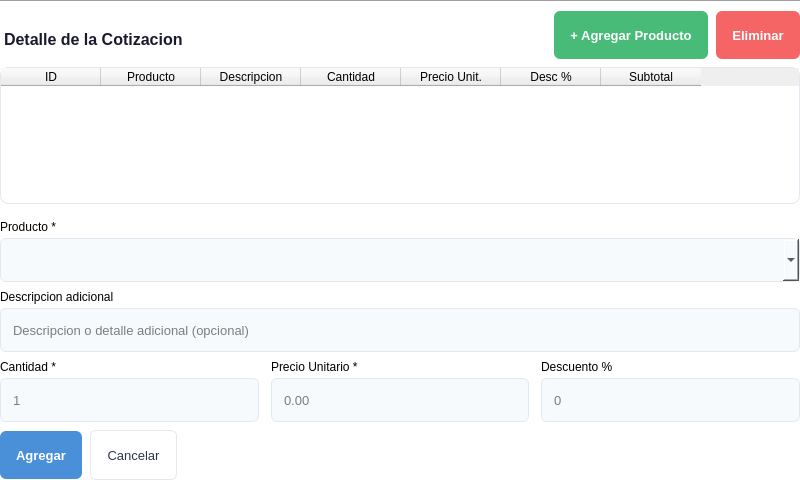
<?xml version="1.0" encoding="UTF-8"?>
<ui version="4.0">
 <class>CotizacionDetalleWidget</class>
 <widget class="QWidget" name="CotizacionDetalleWidget">
  <property name="geometry">
   <rect><x>0</x><y>0</y><width>800</width><height>480</height></rect>
  </property>
  <property name="styleSheet">
   <string notr="true">
QWidget#CotizacionDetalleWidget { background-color: transparent; }

QLabel#detWidgetTitle { font-size: 16px; font-weight: bold; color: #1a1a2e; padding-top: 8px; }
QFrame#detSeparator { color: #e2e8f0; }

QPushButton#btn_agregar_item {
    background-color: #48bb78; color: white; border: none; border-radius: 6px;
    font-size: 13px; font-weight: 600; padding: 8px 16px; min-height: 32px;
}
QPushButton#btn_agregar_item:hover { background-color: #38a168; }

QPushButton#btn_eliminar_item {
    background-color: #f56565; color: white; border: none; border-radius: 6px;
    font-size: 13px; font-weight: 600; padding: 8px 16px; min-height: 32px;
}
QPushButton#btn_eliminar_item:hover { background-color: #e55555; }

QPushButton#btn_confirmar_item {
    background-color: #4a90d9; color: white; border: none; border-radius: 6px;
    font-size: 13px; font-weight: 600; padding: 8px 16px; min-height: 32px;
}
QPushButton#btn_confirmar_item:hover { background-color: #3a7bc8; }

QPushButton#btn_cancelar_item {
    background-color: white; color: #2d3748; border: 1px solid #e2e8f0;
    border-radius: 6px; font-size: 13px; padding: 8px 16px; min-height: 32px;
}
QPushButton#btn_cancelar_item:hover { background-color: #f7fafc; }

QTableWidget#tabla_detalle {
    background-color: white; border: 1px solid #e2e8f0; border-radius: 8px;
    gridline-color: #f0f2f5; font-size: 13px;
}
QTableWidget#tabla_detalle QHeaderView::section {
    background-color: #f7fafc; color: #2d3748; font-weight: bold;
    font-size: 12px; padding: 8px; border: none; border-bottom: 1px solid #e2e8f0;
}
QTableWidget#tabla_detalle::item { padding: 8px; border-bottom: 1px solid #f0f2f5; }
QTableWidget#tabla_detalle::item:selected { background-color: #ebf8ff; color: #2c5282; }

QLineEdit, QComboBox {
    padding: 6px 10px; border: 1px solid #e2e8f0; border-radius: 6px;
    background-color: #f7fafc; font-size: 13px; min-height: 30px;
}
QLineEdit:focus, QComboBox:focus { border: 1px solid #4a90d9; background-color: white; }
   </string>
  </property>
  <layout class="QVBoxLayout" name="outerDetLayout">
   <property name="leftMargin"><number>0</number></property>
   <property name="topMargin"><number>0</number></property>
   <property name="rightMargin"><number>0</number></property>
   <property name="bottomMargin"><number>0</number></property>
   <property name="spacing"><number>8</number></property>

   <item>
    <widget class="QFrame" name="detSeparator">
     <property name="frameShape"><enum>QFrame::HLine</enum></property>
     <property name="frameShadow"><enum>QFrame::Sunken</enum></property>
    </widget>
   </item>

   <item>
    <layout class="QHBoxLayout" name="headerDetLayout">
     <item><widget class="QLabel" name="detWidgetTitle"><property name="text"><string>Detalle de la Cotizacion</string></property></widget></item>
     <item>
      <spacer name="headerDetSpacer">
       <property name="orientation"><enum>Qt::Horizontal</enum></property>
       <property name="sizeHint" stdset="0"><size><width>40</width><height>20</height></size></property>
      </spacer>
     </item>
     <item>
      <widget class="QPushButton" name="btn_agregar_item">
       <property name="text"><string>+ Agregar Producto</string></property>
       <property name="cursor"><cursorShape>PointingHandCursor</cursorShape></property>
      </widget>
     </item>
     <item>
      <widget class="QPushButton" name="btn_eliminar_item">
       <property name="text"><string>Eliminar</string></property>
       <property name="cursor"><cursorShape>PointingHandCursor</cursorShape></property>
      </widget>
     </item>
    </layout>
   </item>

   <item>
    <widget class="QTableWidget" name="tabla_detalle">
     <property name="editTriggers"><set>QAbstractItemView::NoEditTriggers</set></property>
     <property name="selectionMode"><enum>QAbstractItemView::SingleSelection</enum></property>
     <property name="selectionBehavior"><enum>QAbstractItemView::SelectRows</enum></property>
     <property name="minimumSize"><size><width>0</width><height>120</height></size></property>
     <property name="maximumSize"><size><width>16777215</width><height>180</height></size></property>
     <property name="columnCount"><number>7</number></property>
     <column><property name="text"><string>ID</string></property></column>
     <column><property name="text"><string>Producto</string></property></column>
     <column><property name="text"><string>Descripcion</string></property></column>
     <column><property name="text"><string>Cantidad</string></property></column>
     <column><property name="text"><string>Precio Unit.</string></property></column>
     <column><property name="text"><string>Desc %</string></property></column>
     <column><property name="text"><string>Subtotal</string></property></column>
    </widget>
   </item>

   <!-- Formulario para agregar item (oculto inicialmente) -->
   <item>
    <widget class="QWidget" name="formItemContainer" native="true">
     <layout class="QVBoxLayout" name="formItemLayout">
      <property name="leftMargin"><number>0</number></property>
      <property name="topMargin"><number>8</number></property>
      <property name="rightMargin"><number>0</number></property>
      <property name="bottomMargin"><number>0</number></property>
      <property name="spacing"><number>8</number></property>

      <!-- Producto -->
      <item>
       <layout class="QVBoxLayout" name="comboItemLayout"><property name="spacing"><number>4</number></property>
        <item><widget class="QLabel" name="label_combo_item"><property name="text"><string>Producto *</string></property></widget></item>
        <item><widget class="QComboBox" name="combo_producto_cot"/></item>
       </layout>
      </item>

      <!-- Descripcion -->
      <item>
       <layout class="QVBoxLayout" name="descItemLayout"><property name="spacing"><number>4</number></property>
        <item><widget class="QLabel" name="label_desc_item"><property name="text"><string>Descripcion adicional</string></property></widget></item>
        <item><widget class="QLineEdit" name="input_descripcion_cot"><property name="placeholderText"><string>Descripcion o detalle adicional (opcional)</string></property></widget></item>
       </layout>
      </item>

      <!-- Cantidad + Precio + Descuento -->
      <item>
       <layout class="QHBoxLayout" name="rowItemQtyLayout"><property name="spacing"><number>12</number></property>
        <item>
         <layout class="QVBoxLayout" name="cantItemLayout"><property name="spacing"><number>4</number></property>
          <item><widget class="QLabel" name="label_cantidad_cot"><property name="text"><string>Cantidad *</string></property></widget></item>
          <item><widget class="QLineEdit" name="input_cantidad_cot"><property name="placeholderText"><string>1</string></property></widget></item>
         </layout>
        </item>
        <item>
         <layout class="QVBoxLayout" name="precioItemLayout"><property name="spacing"><number>4</number></property>
          <item><widget class="QLabel" name="label_precio_cot"><property name="text"><string>Precio Unitario *</string></property></widget></item>
          <item><widget class="QLineEdit" name="input_precio_cot"><property name="placeholderText"><string>0.00</string></property></widget></item>
         </layout>
        </item>
        <item>
         <layout class="QVBoxLayout" name="descItemLayout2"><property name="spacing"><number>4</number></property>
          <item><widget class="QLabel" name="label_descuento_cot"><property name="text"><string>Descuento %</string></property></widget></item>
          <item><widget class="QLineEdit" name="input_descuento_cot"><property name="placeholderText"><string>0</string></property></widget></item>
         </layout>
        </item>
       </layout>
      </item>

      <!-- Botones -->
      <item>
       <layout class="QHBoxLayout" name="formItemBotonesLayout"><property name="spacing"><number>8</number></property>
        <item>
         <widget class="QPushButton" name="btn_confirmar_item">
          <property name="cursor"><cursorShape>PointingHandCursor</cursorShape></property>
          <property name="text"><string>Agregar</string></property>
         </widget>
        </item>
        <item>
         <widget class="QPushButton" name="btn_cancelar_item">
          <property name="cursor"><cursorShape>PointingHandCursor</cursorShape></property>
          <property name="text"><string>Cancelar</string></property>
         </widget>
        </item>
        <item>
         <spacer name="formItemBotonesSpacer">
          <property name="orientation"><enum>Qt::Horizontal</enum></property>
          <property name="sizeHint" stdset="0"><size><width>40</width><height>20</height></size></property>
         </spacer>
        </item>
       </layout>
      </item>
     </layout>
    </widget>
   </item>

  </layout>
 </widget>
 <resources/>
 <connections/>
</ui>
